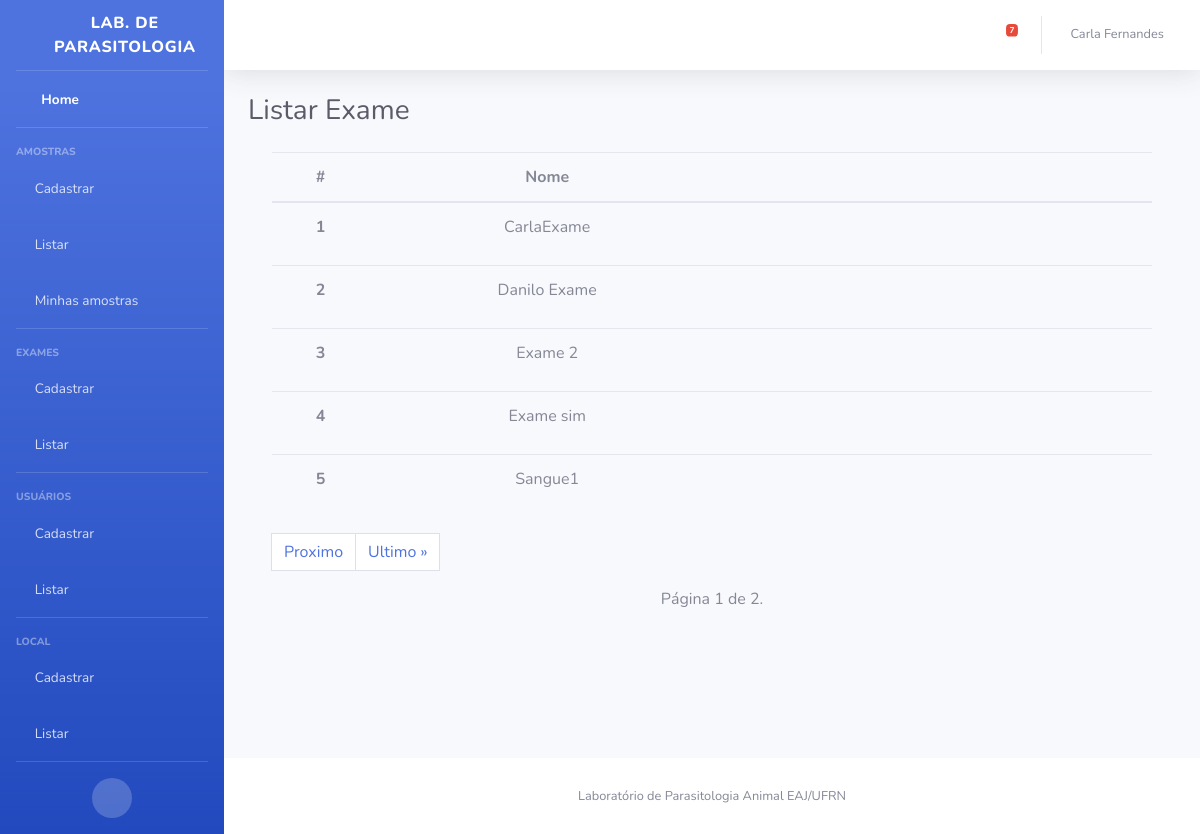
Screenshot of /exame/ListarExame/ (signed in) with the database file from the repository.
### Exame/models.py (models this page shows, shortened)
class Exame(models.Model):
    nome = models.CharField(max_length=200, unique=True)
    status = models.BooleanField(default=True)
    tipo_resultado = models.CharField(max_length=3, choices=TIPOS_RESULTADO, default='NUM', null=True)
    class Meta:
        ordering = ('nome',)

### Exame/views.py (the view)
# urls.py: path('ListarExame/', views.exameListar, name='ListarExame'),
def exameListar(request):
    exame_list = Exame.objects.filter(status=True)
    paginator = Paginator(exame_list, 5)
    page = request.GET.get('page')
    exame = paginator.get_page(page)
    context = {'listar_exame':exame}
    return render(request, 'Exame/ListarExame.html', context)

### Amostra/context_processors.py (called while the page is built)
def amostras_pendentes(request):
    if (request.user.is_authenticated):
        amostras = Amostra.objects.filter(
            responsavel=request.user, status=True,
            data_coleta__lte = date.today()- timedelta(days=10))
    else:
        amostras = Amostra.objects.filter(
            status=True,
            data_coleta__lte = date.today()- timedelta(days=10))
    return {
        'amostras_pendentes_count': amostras.count(),
        'amostras_pendentes': amostras.order_by('data_coleta')
    }

### Local/models.py (called while the page is built)
    def __str__(self):
        return self.nome

### templates/Exame/ListarExame.html (shortened to what this page needs)
{% extends "base.html" %}
{% load bootstrap4 %}
{% block arquivos_js_css %}
{% load static %}
{% endblock %}
{% block titulo %}
	Listar Exame
{% endblock %}
{% block content %}
  <div class="container">
    {% if listar_exame %}
       <table id="exameT" class="table" cellspacing="0" width="100%">
           <thead >
            <th scope="col"><center>#</center></th>
            <th><center>Nome</center></th>
            <th></th>
          </thead>
            <tbody>
               {% for exame in listar_exame %}
               <tr>
                   <th scope="row"><center>{{ forloop.counter }}</center></th>
                  <td><center>{{ exame.nome }}</center></td>
                   <td>
                      <a onclick="carregar('{% url 'exame:DetalheExame' pk=exame.pk %}');" class="btn btn-primary-outline" data-toggle="tooltip" title="Detalhes">
                        <i class="fa fa-search" aria-hidden="true" style="color:#165d08"></i>
                      </a>
                       <a href="{% url 'exame:EditarExame' pk=exame.pk %}?next={{ request.path }}" class="btn btn-warning-outline" data-toggle="tooltip" title="Editar">
                          <i class="fas fa-pencil-alt" style="color:blue"></i>
                       </a>
                      <a href="" class="btn btn-danger-outline" data-toggle="modal" data-target="#fm-modal-grid-{{exame.pk}}"
                                        data-tt="tooltip" title="Deletar">
                      <i class="fa fa-times" aria-hidden="true" style="color:red"></i>
                      </a>
                   </td>
               </tr>
               {% endfor %}
            </tbody>
       </table>
    {% else %}
      <p>Não há exames cadastrados ou ativos no sistema</p>
    {% endif %}
      <div class="pagination">
        <span class="step-links">
             <nav aria-label="Navegação de página exemplo">
                 <ul class="pagination">
                    {% if listar_exame.has_next %}
                        <a class="page-link" href="?page={{ listar_exame.next_page_number }}">Proximo</a>
                        <a class="page-link" href="?page={{ listar_exame.paginator.num_pages }}">Ultimo &raquo;</a>
                    {% endif %}
                 </ul>
             </nav>
        </span>
    </div>
        <span class="current" >
         <center> Página {{ listar_exame.number }} de {{ listar_exame.paginator.num_pages }}.</center>
        </span>
        <br>
  </div>
{% endblock %}

### templates/base.html (shortened to what this page needs)
<!DOCTYPE html>
<html lang="en">
{% load static %}
<head>
  <link href="{% static 'vendor/fontawesome-free/css/all.min.css' %}" rel="stylesheet" type="text/css">
  <link rel="stylesheet" type="text/css" href="{% static 'css/sb-admin-2.css' %}" />
</head>
<body id="page-top">
  <div id="wrapper">
     {% if user.is_authenticated %}
    <ul class="navbar-nav bg-gradient-primary sidebar sidebar-dark accordion" id="accordionSidebar">
      <a class="sidebar-brand d-flex align-items-center justify-content-center" href="{% url 'home:home' %}">
        <div class="sidebar-brand-icon rotate-n-15">
          <i class="fas fa-microscope"></i>
        </div>
        <div class="sidebar-brand-text mx-3">Lab. de Parasitologia</div>
      </a>
      <hr class="sidebar-divider my-0">
      <li class="nav-item active">
        <a class="nav-link" href="{% url 'amostra:home' %}">
          <i class="fas fa-fw fa-tachometer-alt"></i>
          <span>Home</span></a>
      </li>
      <hr class="sidebar-divider">
      <div class="sidebar-heading">
        Amostras
      </div>
      <li class="nav-item">
        <a class="nav-link collapsed" href="{% url 'amostra:adicionar' %}">
          <i class="fas fa-plus"></i>
          <span>Cadastrar</span>
        </a>
      </li>
      <li class="nav-item">
        <a class="nav-link collapsed" href="{% url 'amostra:listar' %}">
          <i class="fas fa-vials"></i>
          <span>Listar</span>
        </a>
      </li>
      <li class="nav-item">
        <a class="nav-link collapsed" href="{% url 'amostra:listarAmostraUser' pk=user.pk %}">
          <i class="fas fa-vial"></i>
          <span>Minhas amostras</span>
        </a>
      </li>
      <hr class="sidebar-divider">
      <div class="sidebar-heading">
        Exames
      </div>
      {% if user.is_superuser %}
      <li class="nav-item">
        <a class="nav-link collapsed" href="{% url 'exame:cadastrar' %}">
          <i class="fas fa-plus"></i>
          <span>Cadastrar</span>
        </a>
      </li>
      <li class="nav-item">
        <a class="nav-link collapsed" href="{% url 'exame:ListarExame' %}">
          <i class="fas fa-clipboard-list"></i>
          <span>Listar</span>
        </a>
      </li>
       <hr class="sidebar-divider">
       <div class="sidebar-heading">
        Usuários
      </div>
      <li class="nav-item">
        <a class="nav-link collapsed" href="{% url 'usuario:cadastrar' %}">
          <i class="fas fa-plus"></i>
          <span>Cadastrar</span>
        </a>
      </li>
      <li class="nav-item">
        <a class="nav-link collapsed" href="{% url 'usuario:listar' %}">
          <i class="fas fa-users"></i>
          <span>Listar</span>
        </a>
      </li>
       <hr class="sidebar-divider">
      <div class="sidebar-heading">
        Local
      </div>
      <li class="nav-item">
        <a class="nav-link collapsed" href="{% url 'local:cadastrarLocal' %}">
          <i class="fas fa-plus"></i>
          <span>Cadastrar</span>
        </a>
      </li>
      <li class="nav-item">
        <a class="nav-link collapsed" href="{% url 'local:listarLocal' %}">
          <i class="fa fa-clipboard-list"></i>
          <span>Listar</span>
        </a>
      </li>
      {% endif %}
      <hr class="sidebar-divider d-none d-md-block">
      <div class="text-center d-none d-md-inline">
        <button class="rounded-circle border-0" id="sidebarToggle"></button>
      </div>
    </ul>
    <div id="content-wrapper" class="d-flex flex-column">
      <div id="content">
        <nav class="navbar navbar-expand navbar-light bg-white topbar mb-4 static-top shadow">
          <ul class="navbar-nav ml-auto">
            <li class="nav-item dropdown no-arrow mx-1">
              <a class="nav-link dropdown-toggle" href="#" id="alertsDropdown" role="button" data-toggle="dropdown" aria-haspopup="true" aria-expanded="false">
                <i class="fas fa-bell fa-fw"></i>
                <span class="badge badge-danger badge-counter">{{ amostras_pendentes_count }}</span>
              </a>
            </li>
            <li class="nav-item dropdown no-arrow">
              <a class="nav-link dropdown-toggle" href="#" id="userDropdown" role="button" data-toggle="dropdown" aria-haspopup="true" aria-expanded="false">
                <span class="mr-2 d-none d-lg-inline text-gray-600 small">{{user.first_name}} {{user.last_name}}</span>
              </a>
            </li>
          </ul>
        </nav>
        {% endif %}
        <div class="container-fluid">
          <div class="d-sm-flex align-items-center justify-content-between mb-4">
            <h1 class="h3 mb-0 text-gray-800">
              {% block titulo %}
              {% endblock %}
            </h1>
          </div>
          {% block content %}{% endblock %}
        </div>
      </div>
      <footer class="sticky-footer bg-white">
        <div class="container my-auto">
          <div class="copyright text-center my-auto">
            <span> Laboratório de Parasitologia Animal EAJ/UFRN</span>
          </div>
        </div>
      </footer>
    </div>
  </div>
</body>
</html>

### rows the page displays
Exame: nome "CarlaExame"
Exame: nome "Danilo Exame"
Exame: nome "Exame 2"
Exame: nome "Exame sim"
Exame: nome "Sangue1"

### other values shown
{{ amostras_pendentes_count }} "7"
{{ user.first_name }} "Carla"
{{ user.last_name }} "Fernandes"
{{ listar_exame.number }} "1"
{{ listar_exame.paginator.num_pages }} "2"
